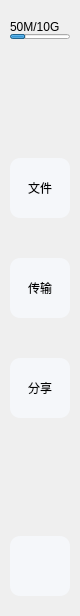
<?xml version="1.0" encoding="UTF-8"?>
<ui version="4.0">
 <class>SideBar</class>
 <widget class="QWidget" name="SideBar">
  <property name="geometry">
   <rect>
    <x>0</x>
    <y>0</y>
    <width>80</width>
    <height>616</height>
   </rect>
  </property>
  <property name="sizePolicy">
   <sizepolicy hsizetype="Fixed" vsizetype="Preferred">
    <horstretch>0</horstretch>
    <verstretch>0</verstretch>
   </sizepolicy>
  </property>
  <property name="minimumSize">
   <size>
    <width>80</width>
    <height>0</height>
   </size>
  </property>
  <property name="maximumSize">
   <size>
    <width>80</width>
    <height>16777215</height>
   </size>
  </property>
  <property name="windowTitle">
   <string>Form</string>
  </property>
  <property name="styleSheet">
   <string notr="true"/>
  </property>
  <layout class="QGridLayout" name="gridLayout">
   <property name="leftMargin">
    <number>10</number>
   </property>
   <property name="topMargin">
    <number>20</number>
   </property>
   <property name="rightMargin">
    <number>10</number>
   </property>
   <property name="bottomMargin">
    <number>20</number>
   </property>
   <property name="spacing">
    <number>0</number>
   </property>
   <item row="0" column="0">
    <layout class="QVBoxLayout" name="verticalLayout_3">
     <item>
      <layout class="QVBoxLayout" name="verticalLayout_2">
       <item>
        <widget class="QLabel" name="label">
         <property name="text">
          <string>50M/10G</string>
         </property>
        </widget>
       </item>
       <item>
        <widget class="QProgressBar" name="progressBar">
         <property name="sizePolicy">
          <sizepolicy hsizetype="Fixed" vsizetype="Fixed">
           <horstretch>0</horstretch>
           <verstretch>0</verstretch>
          </sizepolicy>
         </property>
         <property name="minimumSize">
          <size>
           <width>60</width>
           <height>5</height>
          </size>
         </property>
         <property name="maximumSize">
          <size>
           <width>60</width>
           <height>5</height>
          </size>
         </property>
         <property name="value">
          <number>25</number>
         </property>
         <property name="textVisible">
          <bool>false</bool>
         </property>
         <property name="orientation">
          <enum>Qt::Horizontal</enum>
         </property>
         <property name="invertedAppearance">
          <bool>false</bool>
         </property>
         <property name="textDirection">
          <enum>QProgressBar::TopToBottom</enum>
         </property>
        </widget>
       </item>
      </layout>
     </item>
     <item>
      <spacer name="verticalSpacer">
       <property name="orientation">
        <enum>Qt::Vertical</enum>
       </property>
       <property name="sizeHint" stdset="0">
        <size>
         <width>20</width>
         <height>40</height>
        </size>
       </property>
      </spacer>
     </item>
     <item>
      <layout class="QVBoxLayout" name="verticalLayout">
       <property name="spacing">
        <number>40</number>
       </property>
       <property name="topMargin">
        <number>0</number>
       </property>
       <property name="rightMargin">
        <number>0</number>
       </property>
       <item>
        <widget class="QToolButton" name="btn_file">
         <property name="minimumSize">
          <size>
           <width>60</width>
           <height>60</height>
          </size>
         </property>
         <property name="maximumSize">
          <size>
           <width>60</width>
           <height>60</height>
          </size>
         </property>
         <property name="contextMenuPolicy">
          <enum>Qt::PreventContextMenu</enum>
         </property>
         <property name="styleSheet">
          <string notr="true">QToolButton {
    background-color: rgb(245, 247, 250); /* 默认背景颜色 */
    border: none; /* 去掉边框 */
    border-radius: 10px; /* 圆角按钮 */
    padding: 5px;
    color: black; /* 默认字体颜色 */
}

QToolButton:hover {
    background-color: rgb(235, 237, 241); /* 鼠标悬浮时的背景颜色 */
}
</string>
         </property>
         <property name="text">
          <string>文件</string>
         </property>
         <property name="icon">
          <iconset resource="../../resource/icon/icon.qrc">
           <normaloff>:/SideBar/folder_common.svg</normaloff>:/SideBar/folder_common.svg</iconset>
         </property>
         <property name="iconSize">
          <size>
           <width>25</width>
           <height>25</height>
          </size>
         </property>
         <property name="toolButtonStyle">
          <enum>Qt::ToolButtonTextUnderIcon</enum>
         </property>
        </widget>
       </item>
       <item>
        <widget class="QToolButton" name="btn_transfer">
         <property name="minimumSize">
          <size>
           <width>60</width>
           <height>60</height>
          </size>
         </property>
         <property name="maximumSize">
          <size>
           <width>60</width>
           <height>60</height>
          </size>
         </property>
         <property name="styleSheet">
          <string notr="true">QToolButton {
    background-color: rgb(245, 247, 250); /* 默认背景颜色 */
    border: none; /* 去掉边框 */
    border-radius: 10px; /* 圆角按钮 */
    padding: 5px;
    color: black; /* 默认字体颜色 */
}

QToolButton:hover {
    background-color: rgb(235, 237, 241); /* 鼠标悬浮时的背景颜色 */
}
</string>
         </property>
         <property name="text">
          <string>传输</string>
         </property>
         <property name="icon">
          <iconset resource="../../resource/icon/icon.qrc">
           <normaloff>:/SideBar/transfer_common.svg</normaloff>:/SideBar/transfer_common.svg</iconset>
         </property>
         <property name="iconSize">
          <size>
           <width>25</width>
           <height>25</height>
          </size>
         </property>
         <property name="toolButtonStyle">
          <enum>Qt::ToolButtonTextUnderIcon</enum>
         </property>
        </widget>
       </item>
       <item>
        <widget class="QToolButton" name="btn_share">
         <property name="minimumSize">
          <size>
           <width>60</width>
           <height>60</height>
          </size>
         </property>
         <property name="maximumSize">
          <size>
           <width>60</width>
           <height>60</height>
          </size>
         </property>
         <property name="styleSheet">
          <string notr="true">QToolButton {
    background-color: rgb(245, 247, 250); /* 默认背景颜色 */
    border: none; /* 去掉边框 */
    border-radius: 10px; /* 圆角按钮 */
    padding: 5px;
    color: black; /* 默认字体颜色 */
}

QToolButton:hover {
    background-color: rgb(235, 237, 241); /* 鼠标悬浮时的背景颜色 */
}
</string>
         </property>
         <property name="text">
          <string>分享</string>
         </property>
         <property name="icon">
          <iconset resource="../../resource/icon/icon.qrc">
           <normaloff>:/SideBar/share_common.svg</normaloff>:/SideBar/share_common.svg</iconset>
         </property>
         <property name="iconSize">
          <size>
           <width>25</width>
           <height>25</height>
          </size>
         </property>
         <property name="toolButtonStyle">
          <enum>Qt::ToolButtonTextUnderIcon</enum>
         </property>
        </widget>
       </item>
      </layout>
     </item>
     <item>
      <spacer name="verticalSpacer_2">
       <property name="orientation">
        <enum>Qt::Vertical</enum>
       </property>
       <property name="sizeHint" stdset="0">
        <size>
         <width>20</width>
         <height>40</height>
        </size>
       </property>
      </spacer>
     </item>
     <item>
      <widget class="QPushButton" name="btn_setting">
       <property name="minimumSize">
        <size>
         <width>60</width>
         <height>60</height>
        </size>
       </property>
       <property name="maximumSize">
        <size>
         <width>60</width>
         <height>60</height>
        </size>
       </property>
       <property name="styleSheet">
        <string notr="true">QPushButton {
    background-color: rgb(245, 247, 250); /* 默认背景颜色 */
    border: none; /* 去掉边框 */
    border-radius: 10px; /* 圆角按钮 */
    padding: 5px;
    color: black; /* 默认字体颜色 */
}

QPushButton:hover {
    background-color: rgb(235, 237, 241); /* 鼠标悬浮时的背景颜色 */
}
</string>
       </property>
       <property name="text">
        <string/>
       </property>
       <property name="icon">
        <iconset resource="../../resource/icon/icon.qrc">
         <normaloff>:/SideBar/setting.svg</normaloff>:/SideBar/setting.svg</iconset>
       </property>
       <property name="iconSize">
        <size>
         <width>20</width>
         <height>20</height>
        </size>
       </property>
      </widget>
     </item>
    </layout>
   </item>
  </layout>
 </widget>
 <resources>
  <include location="../../resource/icon/icon.qrc"/>
  <include location="../../resource/icon/icon.qrc"/>
  <include location="../../resource/icon/icon.qrc"/>
  <include location="../../resource/icon/icon.qrc"/>
  <include location="../../resource/icon/icon.qrc"/>
  <include location="../../resource/icon/icon.qrc"/>
  <include location="../../resource/icon/icon.qrc"/>
 </resources>
 <connections/>
</ui>
